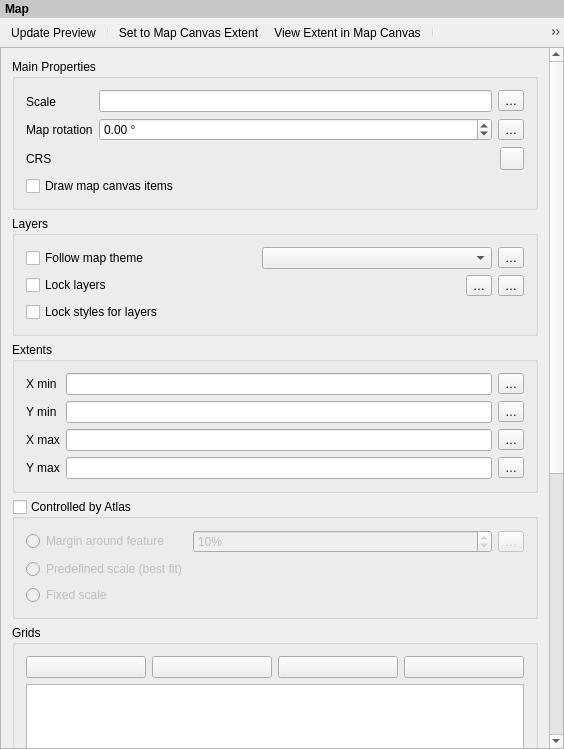
<?xml version="1.0" encoding="UTF-8"?>
<ui version="4.0">
 <class>QgsLayoutMapWidgetBase</class>
 <widget class="QWidget" name="QgsLayoutMapWidgetBase">
  <property name="geometry">
   <rect>
    <x>0</x>
    <y>0</y>
    <width>564</width>
    <height>749</height>
   </rect>
  </property>
  <property name="sizePolicy">
   <sizepolicy hsizetype="Expanding" vsizetype="Expanding">
    <horstretch>0</horstretch>
    <verstretch>0</verstretch>
   </sizepolicy>
  </property>
  <property name="windowTitle">
   <string>Map Options</string>
  </property>
  <layout class="QVBoxLayout" name="verticalLayout_2">
   <property name="spacing">
    <number>0</number>
   </property>
   <property name="leftMargin">
    <number>0</number>
   </property>
   <property name="topMargin">
    <number>0</number>
   </property>
   <property name="rightMargin">
    <number>0</number>
   </property>
   <property name="bottomMargin">
    <number>0</number>
   </property>
   <item>
    <widget class="QLabel" name="mLabel">
     <property name="sizePolicy">
      <sizepolicy hsizetype="Preferred" vsizetype="Maximum">
       <horstretch>0</horstretch>
       <verstretch>0</verstretch>
      </sizepolicy>
     </property>
     <property name="styleSheet">
      <string notr="true">padding: 2px; font-weight: bold; background-color: rgb(200, 200, 200);</string>
     </property>
     <property name="text">
      <string>Map</string>
     </property>
    </widget>
   </item>
   <item>
    <widget class="QToolBar" name="mDockToolbar">
     <property name="iconSize">
      <size>
       <width>16</width>
       <height>16</height>
      </size>
     </property>
     <property name="floatable">
      <bool>false</bool>
     </property>
     <addaction name="mActionUpdatePreview"/>
     <addaction name="separator"/>
     <addaction name="mActionSetToCanvasExtent"/>
     <addaction name="mActionViewExtentInCanvas"/>
     <addaction name="separator"/>
     <addaction name="mActionSetToCanvasScale"/>
     <addaction name="mActionViewScaleInCanvas"/>
     <addaction name="separator"/>
     <addaction name="mActionMoveContent"/>
     <addaction name="separator"/>
     <addaction name="mActionLabelSettings"/>
     <addaction name="mActionClipSettings"/>
    </widget>
   </item>
   <item>
    <widget class="QgsScrollArea" name="scrollArea">
     <property name="frameShape">
      <enum>QFrame::StyledPanel</enum>
     </property>
     <property name="widgetResizable">
      <bool>true</bool>
     </property>
     <widget class="QWidget" name="scrollAreaWidgetContents">
      <property name="geometry">
       <rect>
        <x>0</x>
        <y>0</y>
        <width>548</width>
        <height>1284</height>
       </rect>
      </property>
      <property name="sizePolicy">
       <sizepolicy hsizetype="Preferred" vsizetype="Maximum">
        <horstretch>0</horstretch>
        <verstretch>0</verstretch>
       </sizepolicy>
      </property>
      <layout class="QVBoxLayout" name="mainLayout">
       <item>
        <widget class="QgsCollapsibleGroupBoxBasic" name="groupBox">
         <property name="focusPolicy">
          <enum>Qt::StrongFocus</enum>
         </property>
         <property name="title">
          <string>Main Properties</string>
         </property>
         <property name="syncGroup" stdset="0">
          <string notr="true">composeritem</string>
         </property>
         <property name="collapsed" stdset="0">
          <bool>false</bool>
         </property>
         <layout class="QGridLayout" name="gridLayout_4">
          <item row="0" column="0">
           <widget class="QLabel" name="mScaleLabel">
            <property name="text">
             <string>Scale</string>
            </property>
            <property name="buddy">
             <cstring>mScaleLineEdit</cstring>
            </property>
           </widget>
          </item>
          <item row="0" column="1" rowspan="3">
           <layout class="QGridLayout" name="gridLayout_3">
            <item row="0" column="0">
             <layout class="QHBoxLayout" name="horizontalLayout_6">
              <item>
               <widget class="QLineEdit" name="mScaleLineEdit">
                <property name="inputMask">
                 <string/>
                </property>
               </widget>
              </item>
              <item>
               <widget class="QgsPropertyOverrideButton" name="mScaleDDBtn">
                <property name="text">
                 <string>…</string>
                </property>
               </widget>
              </item>
             </layout>
            </item>
            <item row="1" column="0">
             <layout class="QHBoxLayout" name="horizontalLayout_7">
              <item>
               <widget class="QgsDoubleSpinBox" name="mMapRotationSpinBox">
                <property name="wrapping">
                 <bool>true</bool>
                </property>
                <property name="suffix">
                 <string> °</string>
                </property>
                <property name="minimum">
                 <double>-360.000000000000000</double>
                </property>
                <property name="maximum">
                 <double>360.000000000000000</double>
                </property>
               </widget>
              </item>
              <item>
               <widget class="QgsPropertyOverrideButton" name="mMapRotationDDBtn">
                <property name="text">
                 <string>…</string>
                </property>
               </widget>
              </item>
             </layout>
            </item>
            <item row="2" column="0">
             <layout class="QHBoxLayout" name="horizontalLayout_2">
              <item>
               <widget class="QgsProjectionSelectionWidget" name="mCrsSelector" native="true">
                <property name="focusPolicy">
                 <enum>Qt::StrongFocus</enum>
                </property>
               </widget>
              </item>
              <item>
               <widget class="QgsPropertyOverrideButton" name="mCRSDDBtn"/>
              </item>
             </layout>
            </item>
           </layout>
          </item>
          <item row="1" column="0">
           <widget class="QLabel" name="mMapRotationLabel">
            <property name="text">
             <string>Map rotation</string>
            </property>
           </widget>
          </item>
          <item row="2" column="0">
           <widget class="QLabel" name="mCrsLabel">
            <property name="text">
             <string>CRS</string>
            </property>
           </widget>
          </item>
          <item row="3" column="0" colspan="2">
           <widget class="QCheckBox" name="mDrawCanvasItemsCheckBox">
            <property name="text">
             <string>Draw map canvas items</string>
            </property>
           </widget>
          </item>
         </layout>
        </widget>
       </item>
       <item>
        <widget class="QgsCollapsibleGroupBoxBasic" name="groupBox_2">
         <property name="title">
          <string>Layers</string>
         </property>
         <layout class="QVBoxLayout" name="verticalLayout_4">
          <item>
           <layout class="QHBoxLayout" name="horizontalLayout_12">
            <item>
             <widget class="QCheckBox" name="mFollowVisibilityPresetCheckBox">
              <property name="text">
               <string>Follow map theme</string>
              </property>
             </widget>
            </item>
            <item>
             <widget class="QComboBox" name="mFollowVisibilityPresetCombo"/>
            </item>
            <item>
             <widget class="QgsPropertyOverrideButton" name="mStylePresetsDDBtn">
              <property name="text">
               <string>…</string>
              </property>
             </widget>
            </item>
           </layout>
          </item>
          <item>
           <layout class="QHBoxLayout" name="horizontalLayout_10">
            <item>
             <widget class="QCheckBox" name="mKeepLayerListCheckBox">
              <property name="sizePolicy">
               <sizepolicy hsizetype="Preferred" vsizetype="Maximum">
                <horstretch>0</horstretch>
                <verstretch>0</verstretch>
               </sizepolicy>
              </property>
              <property name="text">
               <string>Lock layers</string>
              </property>
             </widget>
            </item>
            <item>
             <spacer name="horizontalSpacer">
              <property name="orientation">
               <enum>Qt::Horizontal</enum>
              </property>
              <property name="sizeHint" stdset="0">
               <size>
                <width>40</width>
                <height>20</height>
               </size>
              </property>
             </spacer>
            </item>
            <item>
             <widget class="QToolButton" name="mLayerListFromPresetButton">
              <property name="text">
               <string>…</string>
              </property>
              <property name="popupMode">
               <enum>QToolButton::InstantPopup</enum>
              </property>
             </widget>
            </item>
            <item>
             <widget class="QgsPropertyOverrideButton" name="mLayersDDBtn">
              <property name="text">
               <string>…</string>
              </property>
             </widget>
            </item>
           </layout>
          </item>
          <item>
           <widget class="QCheckBox" name="mKeepLayerStylesCheckBox">
            <property name="text">
             <string>Lock styles for layers</string>
            </property>
           </widget>
          </item>
         </layout>
        </widget>
       </item>
       <item>
        <widget class="QgsCollapsibleGroupBoxBasic" name="mExtentsCheckBox">
         <property name="focusPolicy">
          <enum>Qt::StrongFocus</enum>
         </property>
         <property name="title">
          <string>Extents</string>
         </property>
         <property name="syncGroup" stdset="0">
          <string notr="true">composeritem</string>
         </property>
         <property name="collapsed" stdset="0">
          <bool>false</bool>
         </property>
         <layout class="QGridLayout" name="gridLayout">
          <item row="1" column="1">
           <layout class="QHBoxLayout" name="horizontalLayout_3">
            <item>
             <widget class="QLineEdit" name="mYMinLineEdit"/>
            </item>
            <item>
             <widget class="QgsPropertyOverrideButton" name="mYMinDDBtn">
              <property name="text">
               <string>…</string>
              </property>
             </widget>
            </item>
           </layout>
          </item>
          <item row="2" column="1">
           <layout class="QHBoxLayout" name="horizontalLayout_4">
            <item>
             <widget class="QLineEdit" name="mXMaxLineEdit"/>
            </item>
            <item>
             <widget class="QgsPropertyOverrideButton" name="mXMaxDDBtn">
              <property name="text">
               <string>…</string>
              </property>
             </widget>
            </item>
           </layout>
          </item>
          <item row="1" column="0">
           <widget class="QLabel" name="mYMinLabel">
            <property name="text">
             <string>Y min</string>
            </property>
            <property name="wordWrap">
             <bool>false</bool>
            </property>
            <property name="buddy">
             <cstring>mYMinLineEdit</cstring>
            </property>
           </widget>
          </item>
          <item row="3" column="1">
           <layout class="QHBoxLayout" name="horizontalLayout_5">
            <item>
             <widget class="QLineEdit" name="mYMaxLineEdit"/>
            </item>
            <item>
             <widget class="QgsPropertyOverrideButton" name="mYMaxDDBtn">
              <property name="text">
               <string>…</string>
              </property>
             </widget>
            </item>
           </layout>
          </item>
          <item row="2" column="0">
           <widget class="QLabel" name="mXMaxLabel">
            <property name="text">
             <string>X max</string>
            </property>
            <property name="wordWrap">
             <bool>false</bool>
            </property>
            <property name="buddy">
             <cstring>mXMaxLineEdit</cstring>
            </property>
           </widget>
          </item>
          <item row="0" column="1">
           <layout class="QHBoxLayout" name="horizontalLayout">
            <item>
             <widget class="QLineEdit" name="mXMinLineEdit"/>
            </item>
            <item>
             <widget class="QgsPropertyOverrideButton" name="mXMinDDBtn">
              <property name="text">
               <string>…</string>
              </property>
             </widget>
            </item>
           </layout>
          </item>
          <item row="0" column="0">
           <widget class="QLabel" name="mXMinLabel">
            <property name="enabled">
             <bool>true</bool>
            </property>
            <property name="text">
             <string>X min</string>
            </property>
            <property name="wordWrap">
             <bool>false</bool>
            </property>
            <property name="buddy">
             <cstring>mXMinLineEdit</cstring>
            </property>
           </widget>
          </item>
          <item row="3" column="0">
           <widget class="QLabel" name="mYMaxLabel">
            <property name="text">
             <string>Y max</string>
            </property>
            <property name="wordWrap">
             <bool>false</bool>
            </property>
            <property name="buddy">
             <cstring>mYMaxLineEdit</cstring>
            </property>
           </widget>
          </item>
         </layout>
        </widget>
       </item>
       <item>
        <widget class="QgsCollapsibleGroupBoxBasic" name="mAtlasCheckBox">
         <property name="title">
          <string>Controlled by Atlas</string>
         </property>
         <property name="checkable">
          <bool>true</bool>
         </property>
         <property name="checked">
          <bool>false</bool>
         </property>
         <property name="collapsed" stdset="0">
          <bool>true</bool>
         </property>
         <property name="syncGroup" stdset="0">
          <string notr="true">composeritem</string>
         </property>
         <layout class="QGridLayout" name="gridLayout_2">
          <item row="0" column="0">
           <widget class="QRadioButton" name="mAtlasMarginRadio">
            <property name="enabled">
             <bool>false</bool>
            </property>
            <property name="text">
             <string>Margin around feature</string>
            </property>
           </widget>
          </item>
          <item row="0" column="1">
           <layout class="QHBoxLayout" name="horizontalLayout_11">
            <item>
             <widget class="QgsSpinBox" name="mAtlasMarginSpinBox">
              <property name="enabled">
               <bool>false</bool>
              </property>
              <property name="sizePolicy">
               <sizepolicy hsizetype="Expanding" vsizetype="Fixed">
                <horstretch>0</horstretch>
                <verstretch>0</verstretch>
               </sizepolicy>
              </property>
              <property name="suffix">
               <string>%</string>
              </property>
              <property name="maximum">
               <number>9999</number>
              </property>
              <property name="value">
               <number>10</number>
              </property>
             </widget>
            </item>
            <item>
             <widget class="QgsPropertyOverrideButton" name="mAtlasMarginDDBtn">
              <property name="text">
               <string>…</string>
              </property>
             </widget>
            </item>
           </layout>
          </item>
          <item row="1" column="0">
           <widget class="QRadioButton" name="mAtlasPredefinedScaleRadio">
            <property name="toolTip">
             <string>Use one of the predefined scales of the project where the atlas feature best fits.</string>
            </property>
            <property name="text">
             <string>Predefined scale (best fit)</string>
            </property>
           </widget>
          </item>
          <item row="2" column="0">
           <widget class="QRadioButton" name="mAtlasFixedScaleRadio">
            <property name="enabled">
             <bool>false</bool>
            </property>
            <property name="text">
             <string>Fixed scale</string>
            </property>
           </widget>
          </item>
         </layout>
        </widget>
       </item>
       <item>
        <widget class="QgsCollapsibleGroupBoxBasic" name="mGridGroupBox">
         <property name="focusPolicy">
          <enum>Qt::StrongFocus</enum>
         </property>
         <property name="title">
          <string>Grids</string>
         </property>
         <property name="collapsed" stdset="0">
          <bool>true</bool>
         </property>
         <property name="syncGroup" stdset="0">
          <string notr="true">composeritem</string>
         </property>
         <layout class="QVBoxLayout" name="verticalLayout_3">
          <item>
           <layout class="QHBoxLayout" name="horizontalLayout_8">
            <item>
             <widget class="QPushButton" name="mAddGridPushButton">
              <property name="toolTip">
               <string>Add a new grid</string>
              </property>
              <property name="text">
               <string/>
              </property>
              <property name="icon">
               <iconset resource="../../../images/images.qrc">
                <normaloff>:/images/themes/default/symbologyAdd.svg</normaloff>:/images/themes/default/symbologyAdd.svg</iconset>
              </property>
             </widget>
            </item>
            <item>
             <widget class="QPushButton" name="mRemoveGridPushButton">
              <property name="toolTip">
               <string>Remove selected grid</string>
              </property>
              <property name="text">
               <string/>
              </property>
              <property name="icon">
               <iconset resource="../../../images/images.qrc">
                <normaloff>:/images/themes/default/symbologyRemove.svg</normaloff>:/images/themes/default/symbologyRemove.svg</iconset>
              </property>
             </widget>
            </item>
            <item>
             <widget class="QPushButton" name="mGridUpButton">
              <property name="toolTip">
               <string>Move selected grid up</string>
              </property>
              <property name="text">
               <string/>
              </property>
              <property name="icon">
               <iconset resource="../../../images/images.qrc">
                <normaloff>:/images/themes/default/mActionArrowUp.svg</normaloff>:/images/themes/default/mActionArrowUp.svg</iconset>
              </property>
             </widget>
            </item>
            <item>
             <widget class="QPushButton" name="mGridDownButton">
              <property name="toolTip">
               <string>Move selected grid down</string>
              </property>
              <property name="text">
               <string/>
              </property>
              <property name="icon">
               <iconset resource="../../../images/images.qrc">
                <normaloff>:/images/themes/default/mActionArrowDown.svg</normaloff>:/images/themes/default/mActionArrowDown.svg</iconset>
              </property>
             </widget>
            </item>
           </layout>
          </item>
          <item>
           <widget class="QListWidget" name="mGridListWidget">
            <property name="sizePolicy">
             <sizepolicy hsizetype="Expanding" vsizetype="Expanding">
              <horstretch>0</horstretch>
              <verstretch>0</verstretch>
             </sizepolicy>
            </property>
            <property name="maximumSize">
             <size>
              <width>16777215</width>
              <height>90</height>
             </size>
            </property>
           </widget>
          </item>
          <item>
           <layout class="QHBoxLayout" name="horizontalLayout_13">
            <item>
             <widget class="QPushButton" name="mGridPropertiesButton">
              <property name="text">
               <string>Modify Grid…</string>
              </property>
             </widget>
            </item>
           </layout>
          </item>
         </layout>
        </widget>
       </item>
       <item>
        <widget class="QgsCollapsibleGroupBoxBasic" name="mOverviewsGroupBox">
         <property name="focusPolicy">
          <enum>Qt::StrongFocus</enum>
         </property>
         <property name="title">
          <string>Overviews</string>
         </property>
         <property name="syncGroup" stdset="0">
          <string notr="true">composeritem</string>
         </property>
         <property name="collapsed" stdset="0">
          <bool>true</bool>
         </property>
         <layout class="QVBoxLayout" name="verticalLayout">
          <item>
           <layout class="QHBoxLayout" name="horizontalLayout_9">
            <item>
             <widget class="QPushButton" name="mAddOverviewPushButton">
              <property name="toolTip">
               <string>Add a new overview</string>
              </property>
              <property name="text">
               <string/>
              </property>
              <property name="icon">
               <iconset resource="../../../images/images.qrc">
                <normaloff>:/images/themes/default/symbologyAdd.svg</normaloff>:/images/themes/default/symbologyAdd.svg</iconset>
              </property>
             </widget>
            </item>
            <item>
             <widget class="QPushButton" name="mRemoveOverviewPushButton">
              <property name="toolTip">
               <string>Remove selected overview</string>
              </property>
              <property name="text">
               <string/>
              </property>
              <property name="icon">
               <iconset resource="../../../images/images.qrc">
                <normaloff>:/images/themes/default/symbologyRemove.svg</normaloff>:/images/themes/default/symbologyRemove.svg</iconset>
              </property>
             </widget>
            </item>
            <item>
             <widget class="QPushButton" name="mOverviewUpButton">
              <property name="toolTip">
               <string>Move selected overview up</string>
              </property>
              <property name="text">
               <string/>
              </property>
              <property name="icon">
               <iconset resource="../../../images/images.qrc">
                <normaloff>:/images/themes/default/mActionArrowUp.svg</normaloff>:/images/themes/default/mActionArrowUp.svg</iconset>
              </property>
             </widget>
            </item>
            <item>
             <widget class="QPushButton" name="mOverviewDownButton">
              <property name="toolTip">
               <string>Move selected overview down</string>
              </property>
              <property name="text">
               <string/>
              </property>
              <property name="icon">
               <iconset resource="../../../images/images.qrc">
                <normaloff>:/images/themes/default/mActionArrowDown.svg</normaloff>:/images/themes/default/mActionArrowDown.svg</iconset>
              </property>
             </widget>
            </item>
           </layout>
          </item>
          <item>
           <widget class="QListWidget" name="mOverviewListWidget">
            <property name="sizePolicy">
             <sizepolicy hsizetype="Expanding" vsizetype="Expanding">
              <horstretch>0</horstretch>
              <verstretch>0</verstretch>
             </sizepolicy>
            </property>
            <property name="maximumSize">
             <size>
              <width>16777215</width>
              <height>90</height>
             </size>
            </property>
           </widget>
          </item>
          <item>
           <widget class="QgsCollapsibleGroupBoxBasic" name="mOverviewCheckBox">
            <property name="title">
             <string>Draw overview</string>
            </property>
            <property name="checkable">
             <bool>true</bool>
            </property>
            <property name="checked">
             <bool>true</bool>
            </property>
            <property name="syncGroup" stdset="0">
             <string notr="true">composermapoverview</string>
            </property>
            <property name="collapsed" stdset="0">
             <bool>false</bool>
            </property>
            <layout class="QGridLayout" name="gridLayout_8" columnstretch="0,0">
             <item row="5" column="1">
              <widget class="QComboBox" name="mOverviewPositionComboBox"/>
             </item>
             <item row="5" column="0">
              <widget class="QLabel" name="mOverviewPositionLabel">
               <property name="text">
                <string>Position</string>
               </property>
              </widget>
             </item>
             <item row="1" column="1">
              <widget class="QgsSymbolButton" name="mOverviewFrameStyleButton">
               <property name="sizePolicy">
                <sizepolicy hsizetype="Preferred" vsizetype="Fixed">
                 <horstretch>0</horstretch>
                 <verstretch>0</verstretch>
                </sizepolicy>
               </property>
               <property name="text">
                <string>Change…</string>
               </property>
              </widget>
             </item>
             <item row="2" column="1">
              <widget class="QgsBlendModeComboBox" name="mOverviewBlendModeComboBox"/>
             </item>
             <item row="3" column="0" colspan="2">
              <widget class="QCheckBox" name="mOverviewInvertCheckbox">
               <property name="text">
                <string>Invert overview</string>
               </property>
              </widget>
             </item>
             <item row="2" column="0">
              <widget class="QLabel" name="mOverviewBlendModeLabel">
               <property name="text">
                <string>Blending mode</string>
               </property>
              </widget>
             </item>
             <item row="1" column="0">
              <widget class="QLabel" name="mOverviewFrameStyleLabel">
               <property name="text">
                <string>Frame style</string>
               </property>
              </widget>
             </item>
             <item row="0" column="0">
              <widget class="QLabel" name="mOverviewFrameMapLabel">
               <property name="text">
                <string>Map frame</string>
               </property>
              </widget>
             </item>
             <item row="4" column="0" colspan="2">
              <widget class="QCheckBox" name="mOverviewCenterCheckbox">
               <property name="text">
                <string>Center on overview</string>
               </property>
              </widget>
             </item>
             <item row="0" column="1">
              <widget class="QgsLayoutItemComboBox" name="mOverviewFrameMapComboBox"/>
             </item>
             <item row="6" column="1">
              <widget class="QgsMapLayerComboBox" name="mOverviewStackingLayerComboBox">
               <property name="sizePolicy">
                <sizepolicy hsizetype="Expanding" vsizetype="Fixed">
                 <horstretch>0</horstretch>
                 <verstretch>0</verstretch>
                </sizepolicy>
               </property>
              </widget>
             </item>
             <item row="6" column="0">
              <widget class="QLabel" name="label">
               <property name="text">
                <string>Stacking layer</string>
               </property>
              </widget>
             </item>
            </layout>
           </widget>
          </item>
         </layout>
        </widget>
       </item>
      </layout>
     </widget>
    </widget>
   </item>
  </layout>
  <action name="mActionUpdatePreview">
   <property name="icon">
    <iconset resource="../../../images/images.qrc">
     <normaloff>:/images/themes/default/mActionRefresh.svg</normaloff>:/images/themes/default/mActionRefresh.svg</iconset>
   </property>
   <property name="text">
    <string>Update Preview</string>
   </property>
   <property name="toolTip">
    <string>Update Map Preview</string>
   </property>
  </action>
  <action name="mActionSetToCanvasExtent">
   <property name="icon">
    <iconset resource="../../../images/images.qrc">
     <normaloff>:/images/themes/default/mActionSetToCanvasExtent.svg</normaloff>:/images/themes/default/mActionSetToCanvasExtent.svg</iconset>
   </property>
   <property name="text">
    <string>Set to Map Canvas Extent</string>
   </property>
   <property name="toolTip">
    <string>Set Map Extent to Match Main Canvas Extent</string>
   </property>
  </action>
  <action name="mActionViewExtentInCanvas">
   <property name="icon">
    <iconset resource="../../../images/images.qrc">
     <normaloff>:/images/themes/default/mActionViewExtentInCanvas.svg</normaloff>:/images/themes/default/mActionViewExtentInCanvas.svg</iconset>
   </property>
   <property name="text">
    <string>View Extent in Map Canvas</string>
   </property>
   <property name="toolTip">
    <string>View Current Map Extent in Main Canvas</string>
   </property>
  </action>
  <action name="mActionMoveContent">
   <property name="icon">
    <iconset resource="../../../images/images.qrc">
     <normaloff>:/images/themes/default/mActionMoveItemContent.svg</normaloff>:/images/themes/default/mActionMoveItemContent.svg</iconset>
   </property>
   <property name="text">
    <string>Move Map Content</string>
   </property>
   <property name="toolTip">
    <string>Interactively Edit Map Extent</string>
   </property>
  </action>
  <action name="mActionViewScaleInCanvas">
   <property name="icon">
    <iconset resource="../../../images/images.qrc">
     <normaloff>:/images/themes/default/mActionViewScaleInCanvas.svg</normaloff>:/images/themes/default/mActionViewScaleInCanvas.svg</iconset>
   </property>
   <property name="text">
    <string>View Scale in Map Canvas</string>
   </property>
   <property name="toolTip">
    <string>Set Main Canvas to Match Current Map Scale</string>
   </property>
  </action>
  <action name="mActionSetToCanvasScale">
   <property name="icon">
    <iconset resource="../../../images/images.qrc">
     <normaloff>:/images/themes/default/mActionSetToCanvasScale.svg</normaloff>:/images/themes/default/mActionSetToCanvasScale.svg</iconset>
   </property>
   <property name="text">
    <string>Set to Map Canvas Scale</string>
   </property>
   <property name="toolTip">
    <string>Set Map Scale to Match Main Canvas Scale</string>
   </property>
  </action>
  <action name="mActionLabelSettings">
   <property name="icon">
    <iconset resource="../../../images/images.qrc">
     <normaloff>:/images/themes/default/labelingSingle.svg</normaloff>:/images/themes/default/labelingSingle.svg</iconset>
   </property>
   <property name="text">
    <string>Label Settings</string>
   </property>
   <property name="toolTip">
    <string>Labeling Settings</string>
   </property>
  </action>
  <action name="mActionClipSettings">
   <property name="icon">
    <iconset resource="../../../images/images.qrc">
     <normaloff>:/images/themes/default/algorithms/mAlgorithmClip.svg</normaloff>:/images/themes/default/algorithms/mAlgorithmClip.svg</iconset>
   </property>
   <property name="text">
    <string>Clipping Settings</string>
   </property>
  </action>
 </widget>
 <layoutdefault spacing="6" margin="11"/>
 <customwidgets>
  <customwidget>
   <class>QgsScrollArea</class>
   <extends>QScrollArea</extends>
   <header>qgsscrollarea.h</header>
   <container>1</container>
  </customwidget>
  <customwidget>
   <class>QgsDoubleSpinBox</class>
   <extends>QDoubleSpinBox</extends>
   <header>qgsdoublespinbox.h</header>
  </customwidget>
  <customwidget>
   <class>QgsSpinBox</class>
   <extends>QSpinBox</extends>
   <header>qgsspinbox.h</header>
  </customwidget>
  <customwidget>
   <class>QgsCollapsibleGroupBoxBasic</class>
   <extends>QGroupBox</extends>
   <header location="global">qgscollapsiblegroupbox.h</header>
   <container>1</container>
  </customwidget>
  <customwidget>
   <class>QgsLayoutItemComboBox</class>
   <extends>QComboBox</extends>
   <header>qgslayoutitemcombobox.h</header>
  </customwidget>
  <customwidget>
   <class>QgsPropertyOverrideButton</class>
   <extends>QToolButton</extends>
   <header>qgspropertyoverridebutton.h</header>
  </customwidget>
  <customwidget>
   <class>QgsMapLayerComboBox</class>
   <extends>QComboBox</extends>
   <header location="global">qgsmaplayercombobox.h</header>
  </customwidget>
  <customwidget>
   <class>QgsBlendModeComboBox</class>
   <extends>QComboBox</extends>
   <header>qgsblendmodecombobox.h</header>
  </customwidget>
  <customwidget>
   <class>QgsProjectionSelectionWidget</class>
   <extends>QWidget</extends>
   <header>qgsprojectionselectionwidget.h</header>
   <container>1</container>
  </customwidget>
  <customwidget>
   <class>QgsSymbolButton</class>
   <extends>QToolButton</extends>
   <header>qgssymbolbutton.h</header>
  </customwidget>
 </customwidgets>
 <tabstops>
  <tabstop>scrollArea</tabstop>
  <tabstop>groupBox</tabstop>
  <tabstop>mScaleLineEdit</tabstop>
  <tabstop>mScaleDDBtn</tabstop>
  <tabstop>mMapRotationSpinBox</tabstop>
  <tabstop>mMapRotationDDBtn</tabstop>
  <tabstop>mCrsSelector</tabstop>
  <tabstop>mDrawCanvasItemsCheckBox</tabstop>
  <tabstop>mFollowVisibilityPresetCheckBox</tabstop>
  <tabstop>mFollowVisibilityPresetCombo</tabstop>
  <tabstop>mStylePresetsDDBtn</tabstop>
  <tabstop>mKeepLayerListCheckBox</tabstop>
  <tabstop>mLayerListFromPresetButton</tabstop>
  <tabstop>mLayersDDBtn</tabstop>
  <tabstop>mKeepLayerStylesCheckBox</tabstop>
  <tabstop>mExtentsCheckBox</tabstop>
  <tabstop>mXMinLineEdit</tabstop>
  <tabstop>mXMinDDBtn</tabstop>
  <tabstop>mYMinLineEdit</tabstop>
  <tabstop>mYMinDDBtn</tabstop>
  <tabstop>mXMaxLineEdit</tabstop>
  <tabstop>mXMaxDDBtn</tabstop>
  <tabstop>mYMaxLineEdit</tabstop>
  <tabstop>mYMaxDDBtn</tabstop>
  <tabstop>mAtlasCheckBox</tabstop>
  <tabstop>mAtlasMarginRadio</tabstop>
  <tabstop>mAtlasMarginSpinBox</tabstop>
  <tabstop>mAtlasMarginDDBtn</tabstop>
  <tabstop>mAtlasPredefinedScaleRadio</tabstop>
  <tabstop>mAtlasFixedScaleRadio</tabstop>
  <tabstop>mGridGroupBox</tabstop>
  <tabstop>mAddGridPushButton</tabstop>
  <tabstop>mRemoveGridPushButton</tabstop>
  <tabstop>mGridUpButton</tabstop>
  <tabstop>mGridDownButton</tabstop>
  <tabstop>mGridListWidget</tabstop>
  <tabstop>mGridPropertiesButton</tabstop>
  <tabstop>mGridPropertiesButton</tabstop>
  <tabstop>mOverviewsGroupBox</tabstop>
  <tabstop>mAddOverviewPushButton</tabstop>
  <tabstop>mRemoveOverviewPushButton</tabstop>
  <tabstop>mOverviewUpButton</tabstop>
  <tabstop>mOverviewDownButton</tabstop>
  <tabstop>mOverviewListWidget</tabstop>
  <tabstop>mOverviewCheckBox</tabstop>
  <tabstop>mOverviewFrameMapComboBox</tabstop>
  <tabstop>mOverviewFrameStyleButton</tabstop>
  <tabstop>mOverviewBlendModeComboBox</tabstop>
  <tabstop>mOverviewInvertCheckbox</tabstop>
  <tabstop>mOverviewCenterCheckbox</tabstop>
  <tabstop>mOverviewPositionComboBox</tabstop>
  <tabstop>mOverviewStackingLayerComboBox</tabstop>
 </tabstops>
 <resources>
  <include location="../../../images/images.qrc"/>
  <include location="../../../images/images.qrc"/>
  <include location="../../../images/images.qrc"/>
 </resources>
 <connections/>
</ui>
